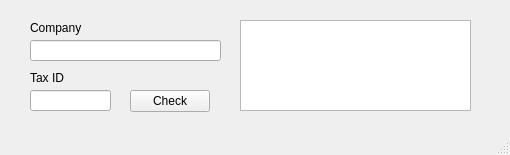
<?xml version="1.0" encoding="UTF-8"?>
<ui version="4.0">
 <class>CheckWindow</class>
 <widget class="QMainWindow" name="CheckWindow">
  <property name="geometry">
   <rect>
    <x>0</x>
    <y>0</y>
    <width>510</width>
    <height>155</height>
   </rect>
  </property>
  <property name="windowTitle">
   <string>CheckWindow</string>
  </property>
  <widget class="QWidget" name="centralwidget">
   <widget class="QPushButton" name="checkButton">
    <property name="geometry">
     <rect>
      <x>130</x>
      <y>90</y>
      <width>80</width>
      <height>22</height>
     </rect>
    </property>
    <property name="text">
     <string>Check</string>
    </property>
   </widget>
   <widget class="QLabel" name="label_name">
    <property name="geometry">
     <rect>
      <x>30</x>
      <y>20</y>
      <width>131</width>
      <height>16</height>
     </rect>
    </property>
    <property name="text">
     <string>Company</string>
    </property>
   </widget>
   <widget class="QLabel" name="label_number">
    <property name="geometry">
     <rect>
      <x>30</x>
      <y>70</y>
      <width>61</width>
      <height>16</height>
     </rect>
    </property>
    <property name="text">
     <string>Tax ID</string>
    </property>
   </widget>
   <widget class="QLineEdit" name="name_edit">
    <property name="geometry">
     <rect>
      <x>30</x>
      <y>40</y>
      <width>191</width>
      <height>21</height>
     </rect>
    </property>
    <property name="inputMask">
     <string/>
    </property>
    <property name="maxLength">
     <number>30</number>
    </property>
   </widget>
   <widget class="QLineEdit" name="tax_edit">
    <property name="geometry">
     <rect>
      <x>30</x>
      <y>90</y>
      <width>81</width>
      <height>21</height>
     </rect>
    </property>
    <property name="inputMask">
     <string>00000000000</string>
    </property>
    <property name="maxLength">
     <number>11</number>
    </property>
   </widget>
   <widget class="QTextEdit" name="outputData">
    <property name="geometry">
     <rect>
      <x>240</x>
      <y>20</y>
      <width>231</width>
      <height>91</height>
     </rect>
    </property>
   </widget>
  </widget>
  <widget class="QMenuBar" name="menubar">
   <property name="geometry">
    <rect>
     <x>0</x>
     <y>0</y>
     <width>510</width>
     <height>22</height>
    </rect>
   </property>
  </widget>
  <widget class="QStatusBar" name="statusbar"/>
 </widget>
 <resources/>
 <connections/>
</ui>
